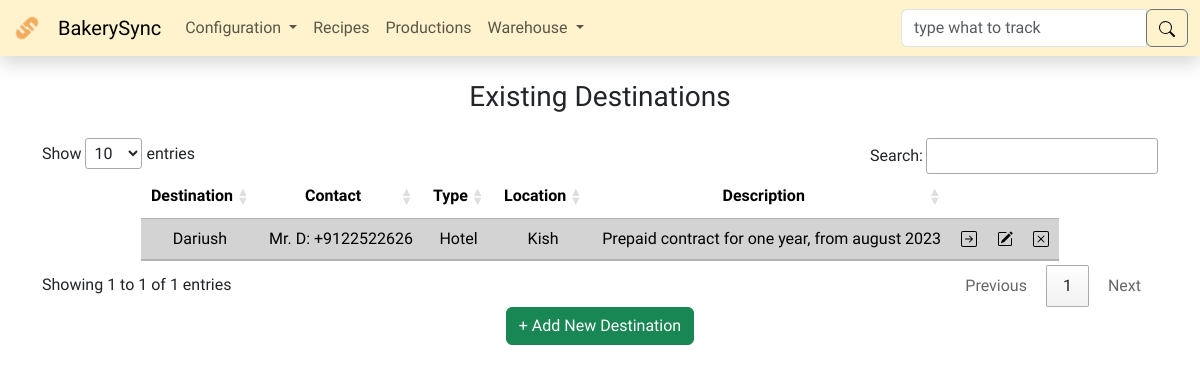
Page /destinations/ on the earlier database version.
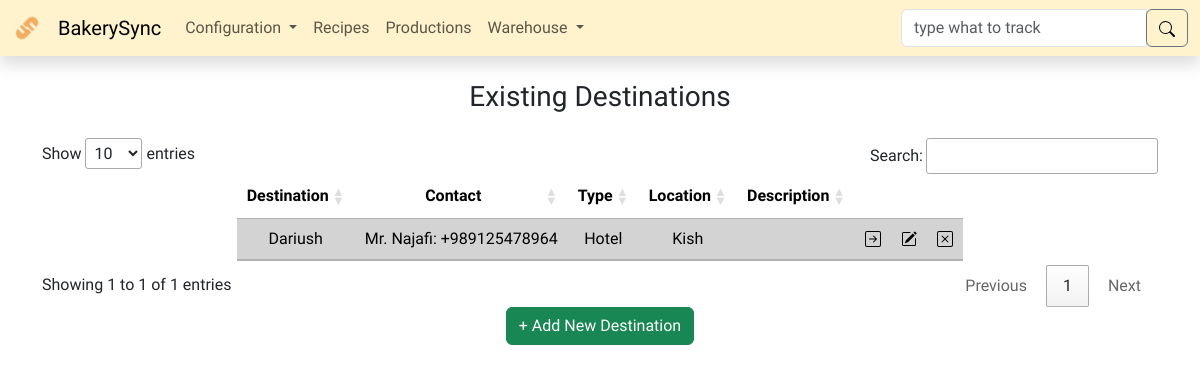
Same page on the later database version.
### models.py (models this page shows, shortened)
class BaseModel(db.Model):
    __abstract__ = True
    id = db.Column(db.Integer, primary_key=True)

class Destination(BaseModel):
    name = db.Column(db.String(255), unique=True, nullable=False)
    contact_person = db.Column(db.String(255))
    contact_information = db.Column(db.String(255))
    type = db.Column(db.String(255))
    location = db.Column(db.String(255))
    description = db.Column(db.String(255))
    shipments = db.relationship('ProductShipment', backref='destination')

### routes/destinations.py (the view)
@destinations_bp.route('/', methods=['GET', 'POST'])
def destinations():
    if request.method == 'POST':
        name = request.form['name'].capitalize()
        contact_person = request.form['contact_person'].title()
        contact_information = request.form['contact_information']
        type = request.form['type'].title()
        location = request.form['location'].title()
        description = request.form['description']
        new_destination = Destination(
            name=name,
            contact_person=contact_person,
            contact_information=contact_information,
            type=type,
            location=location,
            description=description
        )
        try:
            db.session.add(new_destination)
            db.session.commit()
            flash('New destination added successfully', 'success')
            return redirect(url_for('destinations.destinations'))
        except Exception as e:
            if 'UNIQUE constraint failed: destination.name' in str(e):
                flash(
                    f'Can not add another destination with the name {name}. destination name must be unique. Please choose a different name.', 'warning')
            else:
                flash(f'Error: {str(e)}', 'warning')
            db.session.rollback()  # Rollback any changes to the database
            return redirect(url_for('destinations.destinations'))
    else:
        destinations = Destination.query.all()
        return render_template('destinations.html', destinations=destinations)

### app.py (called while the page is built)
@app.after_request
def after_request(response):
    response.headers["Cache-Control"] = "no-cache, no-store, must-revalidate"
    response.headers["Expires"] = 0
    response.headers["Pragma"] = "no-cache"
    return response

@app.template_filter('escape_html')
def escape_html_filter(s):
    result = ""
    for c in s:
        if c in ["'", '"']:
            result += "\\" + c
        else:
            result += c
    return result

### templates/destinations.html (shortened to what this page needs)
{% extends "layout.html" %}
{%block main %}
<div class="container mx-auto text-center">
  <h3 class="my-4">Existing Destinations</h3>
  <table id="destination_table" class="table table-striped w-auto mx-auto">
    <thead>
      <tr>
        <th>Destination</th>
        <th>Contact</th>
        <th>Type</th>
        <th>Location</th>
        <th>Description</th>
        <th></th>
        <th></th>
        <th></th>
      </tr>
    </thead>
    <tbody>
      {% for destination in destinations %}
      <tr>
        <td>{{ destination.name }}</td>
        <td>{{ destination.contact_person }}: {{ destination.contact_information }}</td>
        <td>{{ destination.type }}</td>
        <td>{{ destination.location }}</td>
        <td>{{ destination.description }}</td>
        <td>
          <form action="{{ url_for('destinations.track') }}" method="post">
            <input
              type="image"
              src="/static/icons/arrow-right-square.svg"
              alt="track"
              name="destination_track"
              title="Track {{ destination.name }}"
            />
          </form>
        </td>
        <td>
          <img
            src="/static/icons/pencil-square.svg"
            alt="edit"
            name="destination_edit"
            type="button"
            class="edit-destination"
            title="Edit {{ destination.name }}"
            data-bs-toggle="offcanvas"
            data-bs-target="#EditCanvas"
            aria-controls="EditCanvas"
            onclick="populateCanvas(
              '{{ destination.id }}',
              '{{ destination.name|escape_html }}',
              '{{ destination.contact_person|escape_html }}',
              '{{ destination.contact_information|escape_html }}',
              '{{ destination.type|escape_html }}',
              '{{ destination.location|escape_html }}',
              '{{ destination.description|escape_html }}'
            );"
          />
        </td>
        <td>
          <form
          id="del-{{ destination.id }}"
          action="{{ url_for('destinations.delete_destination') }}"
          method="post"
        >
          <img
            src="/static/icons/x-square.svg"
            alt="delete"
            name="destination_delete"
            type="submit"
            title="Delete {{ destination.name }}"
            onclick="return confirmDelete('del-{{ destination.id }}', '{{ destination.name|escape_html }}');"
          />
        </form>
        </td>
      </tr>
      {% endfor %}
    </tbody>
  </table>
  <button
    class="btn btn-success"
    type="button"
    data-bs-toggle="offcanvas"
    data-bs-target="#AddCanvas"
    aria-controls="AddCanvas"
  >
    + Add New Destination
  </button>
</div>
{% endblock %}

Differences in the rows shown:
changed Destination "Dariush": contact_person "Mr. D" → "Mr. Najafi"; contact_information "+9122522626" → "+989125478964"; description "Prepaid contract for one year, from august 2023" → (not shown)
